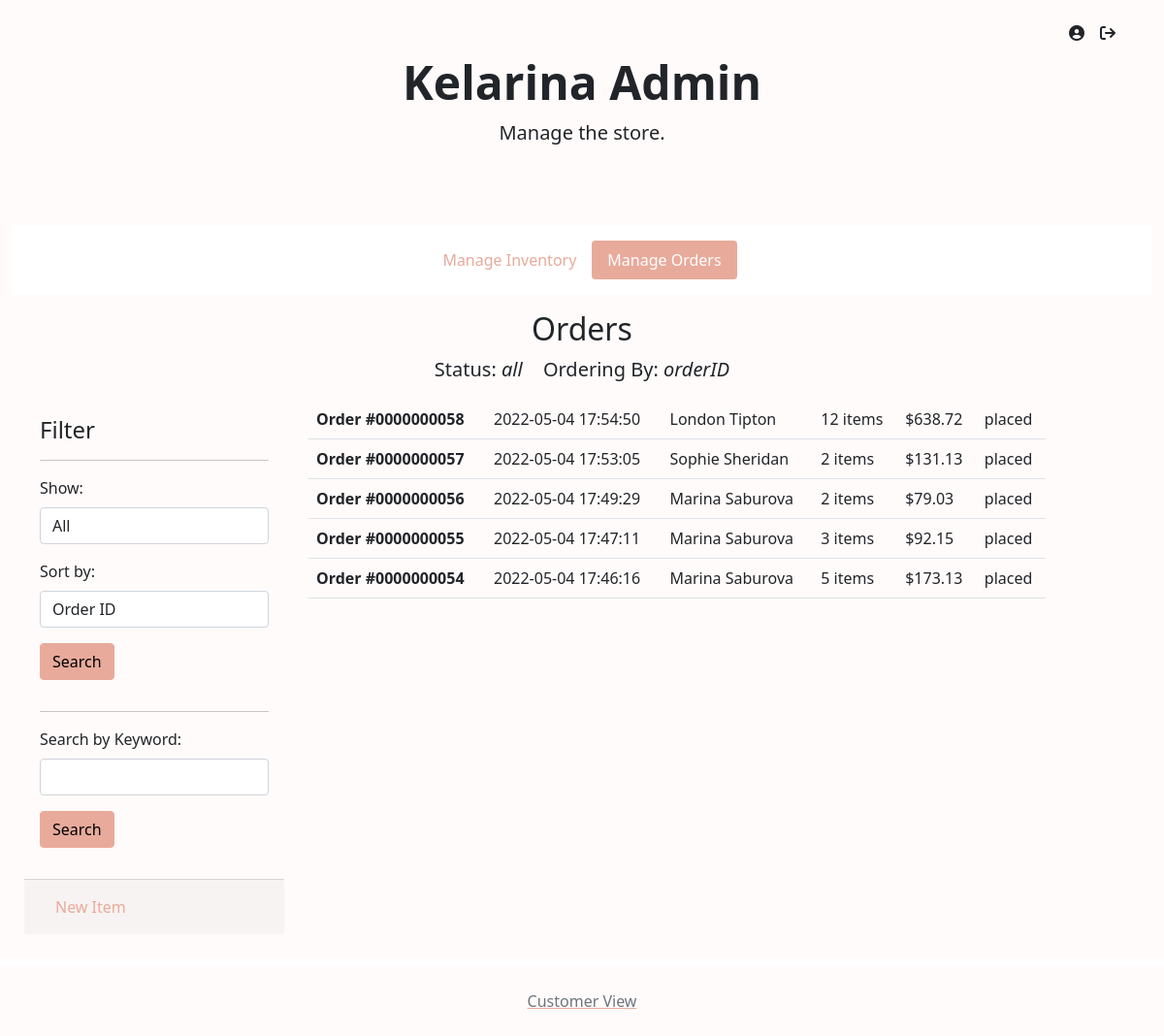
The page /admin/?action=orders (signed in) on the database as committed earlier.
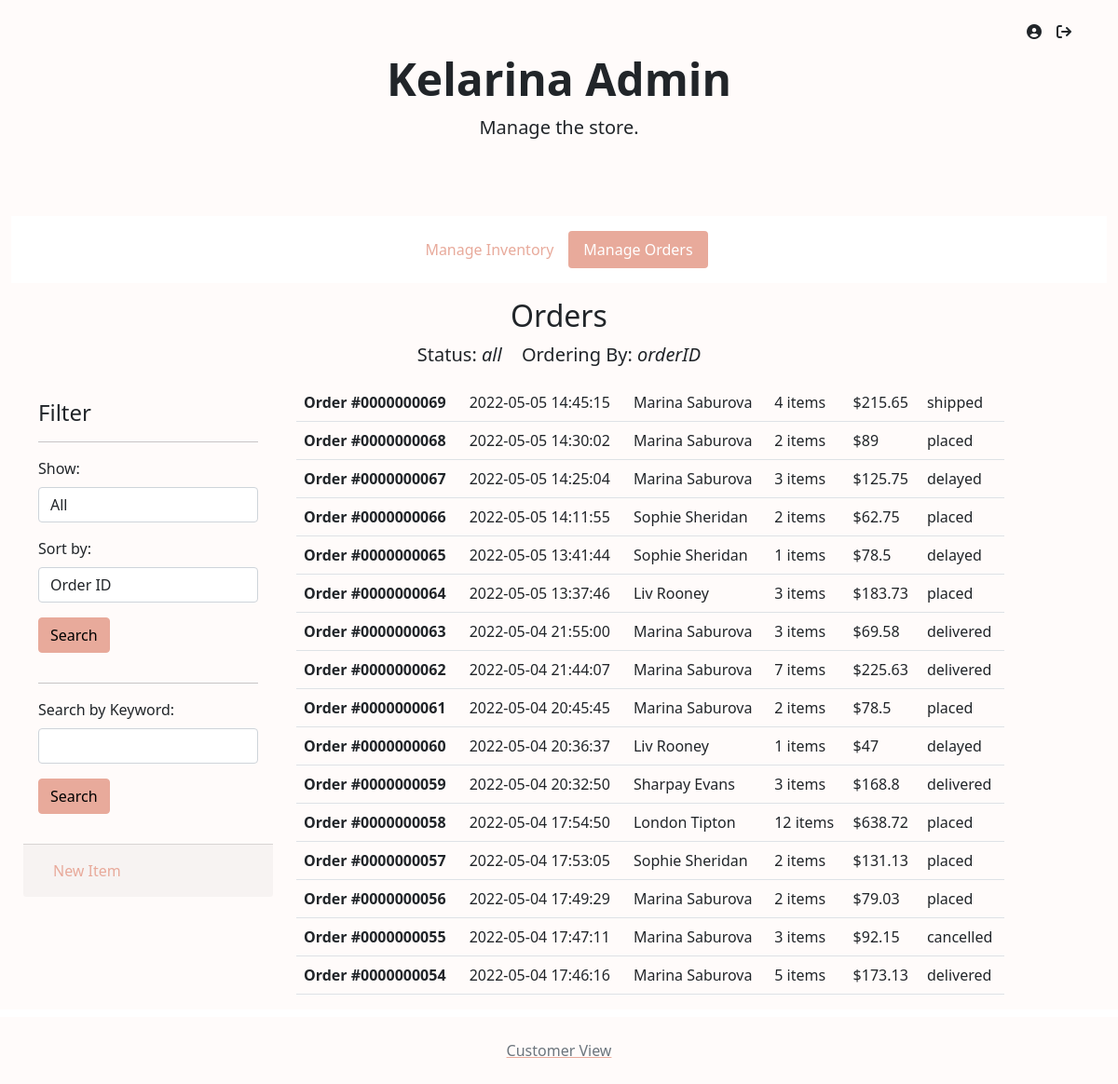
The same page on the database as committed later.
### tables this page shows
CREATE TABLE `orders` (
  `orderID` int(10) UNSIGNED ZEROFILL NOT NULL,
  `customerID` int(10) UNSIGNED ZEROFILL DEFAULT NULL,
  `email` varchar(60) NOT NULL,
  `itemsPrice` decimal(7,2) UNSIGNED NOT NULL,
  `shipping` decimal(4,2) UNSIGNED NOT NULL,
  `tax` decimal(4,2) UNSIGNED NOT NULL,
  `status` varchar(15) NOT NULL,
  `timePlaced` timestamp NOT NULL DEFAULT current_timestamp(),
  `shipFirstName` varchar(30) NOT NULL,
  `shipLastName` varchar(30) NOT NULL,
  `shipStreet` varchar(30) NOT NULL,
  `shipStreet2` varchar(30) DEFAULT NULL,
  `shipCity` varchar(30) NOT NULL,
  `shipState` char(2) NOT NULL,
  `shipZip` int(5) UNSIGNED ZEROFILL NOT NULL
);

### function/store-db.php (called while the page is built, shortened)
<?php
function getOrders($status, $orderBy)
{
    global $db;
    $query = "SELECT * FROM `orders` WHERE `itemsPrice` > 0";
    $query .= " ORDER BY $orderBy DESC";
    $statement = $db->prepare($query);
    $statement->execute();
    $products = $statement->fetchAll();
    return $products;
}

### function/customer-db.php (called while the page is built, shortened)
<?php
function getOrderItems($orderID)
{
    global $db;
    $query = 'SELECT `order_items`.*, `item`.`name` FROM `order_items` INNER JOIN `item` ON `order_items`.`itemID` = `item`.`itemID`  WHERE `orderID` = :orderID';
    $statement = $db->prepare($query);
    $statement->bindValue(':orderID', $orderID);
    $statement->execute();
    $items = $statement->fetchAll();
    return $items;
}
function getOrderQuantity($orderID)
{
    $items = getOrderItems($orderID);
    $quantity = 0;
    foreach ($items as $item) {
        $quantity += $item['quantity'];
    }
    return $quantity;
}

### admin/page/orders.php (the view, shortened to what this page needs)
<?php
include 'admin-view/header.php';
include 'admin-view/navigation.php';
?>
<div class="container-fluid">
    <main>
        <div class="py-3 text-center">
            <h2>Orders</h2>
            <?php if (isset($status) && !isset($keyword)) echo "<span class='lead mb-4 mx-2'>Status:<i> $status </i></span>"
            ?>
            <?php if (isset($orderBy) && !isset($keyword)) echo "<span class='lead mb-4 mx-2'>Ordering By:<i> $orderBy </i></span>"
            ?>
        </div>
        <div class="row">
            <?php include 'admin-view/order-sidebar.php'; ?>
            <div class="col-md-7 col-lg-8">
                <table class="table">
                    <tbody>
                        <?php
                        foreach ($orders as $order) {
                            $totalPrice = $order['itemsPrice'] + $order['shipping'] + $order['tax'];
                        ?>
                            <tr>
                                <th scope="row"> <a href=".?action=order-details&orderid=<?php echo $order['orderID'] ?>#view" class="text-reset text-decoration-none">
                                        Order #<?php echo $order['orderID'] ?></a>
                                <td><?php echo $order['timePlaced'] ?></td>
                                <td><?php echo $order['shipFirstName'] . ' ' . $order['shipLastName'] ?></td>
                                <td><?php echo getOrderQuantity($order['orderID']) ?> items </td>
                                <td>$<?php echo $totalPrice ?></td>
                                <td><?php echo $order['status'] ?></td>
                            </tr>
                        <?php
                        }
                        ?>
                    </tbody>
                </table>
            </div>
    </main>
</div>
<?php
include 'admin-view/footer.php';
?>

Rows that differ between the two databases and show on the page:
added orders: orderID "0000000069", timePlaced "2022-05-05 14:45:15", shipFirstName "Marina", shipLastName "Saburova", orderID "4", totalPrice "215.65", status "shipped"
added orders: orderID "0000000068", timePlaced "2022-05-05 14:30:02", shipFirstName "Marina", shipLastName "Saburova", orderID "2", totalPrice "89", status "placed"
added orders: orderID "0000000067", timePlaced "2022-05-05 14:25:04", shipFirstName "Marina", shipLastName "Saburova", orderID "3", totalPrice "125.75", status "delayed"
added orders: orderID "0000000066", timePlaced "2022-05-05 14:11:55", shipFirstName "Sophie", shipLastName "Sheridan", orderID "2", totalPrice "62.75", status "placed"
added orders: orderID "0000000065", timePlaced "2022-05-05 13:41:44", shipFirstName "Sophie", shipLastName "Sheridan", orderID "1", totalPrice "78.5", status "delayed"
added orders: orderID "0000000064", timePlaced "2022-05-05 13:37:46", shipFirstName "Liv", shipLastName "Rooney", orderID "3", totalPrice "183.73", status "placed"
added orders: orderID "0000000063", timePlaced "2022-05-04 21:55:00", shipFirstName "Marina", shipLastName "Saburova", orderID "3", totalPrice "69.58", status "delivered"
added orders: orderID "0000000062", timePlaced "2022-05-04 21:44:07", shipFirstName "Marina", shipLastName "Saburova", orderID "7", totalPrice "225.63", status "delivered"
added orders: orderID "0000000061", timePlaced "2022-05-04 20:45:45", shipFirstName "Marina", shipLastName "Saburova", orderID "2", totalPrice "78.5", status "placed"
added orders: orderID "0000000060", timePlaced "2022-05-04 20:36:37", shipFirstName "Liv", shipLastName "Rooney", orderID "1", totalPrice "47", status "delayed"
added orders: orderID "0000000059", timePlaced "2022-05-04 20:32:50", shipFirstName "Sharpay", shipLastName "Evans", orderID "3", totalPrice "168.8", status "delivered"
changed orders "0000000055": status "placed" → "cancelled"
changed orders "0000000054": status "placed" → "delivered"
